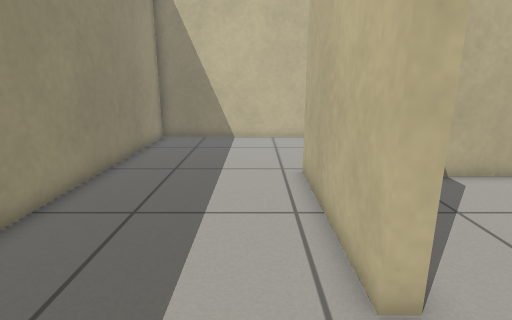
View 1 (above)

16 first-person views from a walk through a world built for the Gazebo simulator. The camera is 0.77 m above the floor, tilts 14° down and sees 80° across. The floor is counted in squares, 0.25 m on a side. Each view is taken from the middle of a square. On the plan, view 1 faces up. The plan holds only what a view shows up to about 20 squares ahead; the rest is blank.

View 2
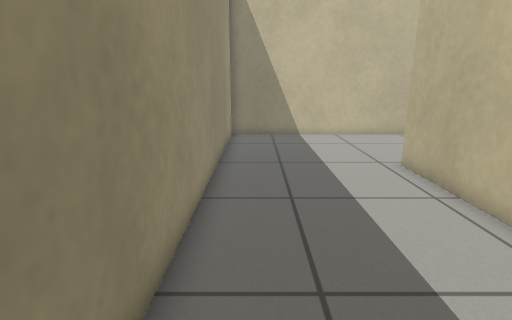

View 3
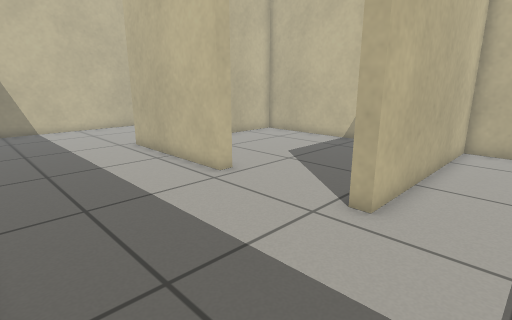

View 4
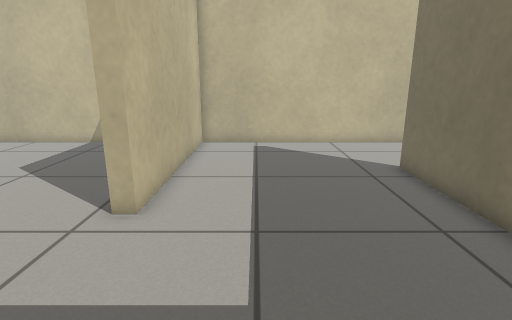

View 5
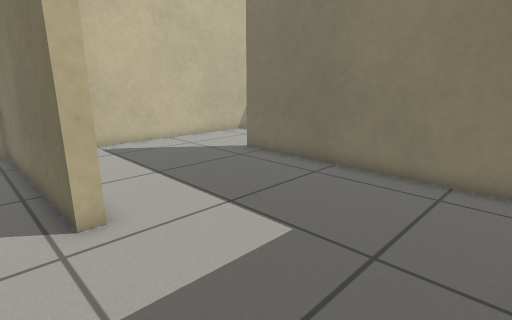

View 6
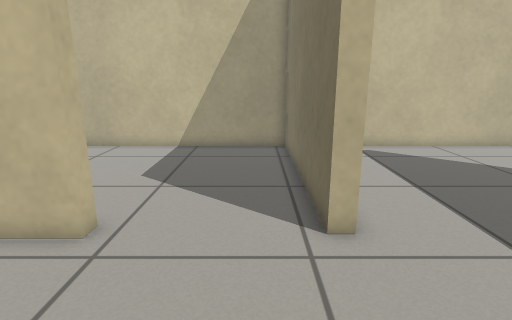

View 7
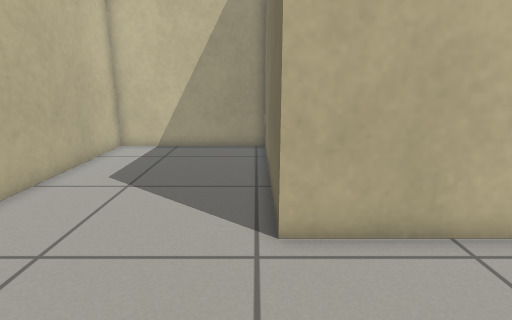

View 8
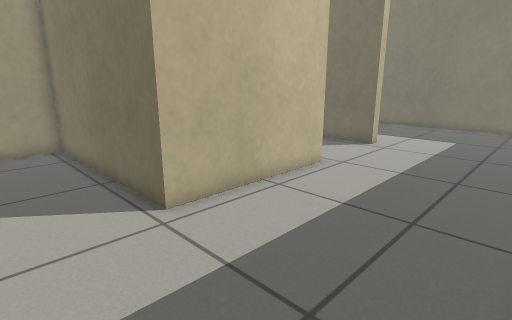

View 9
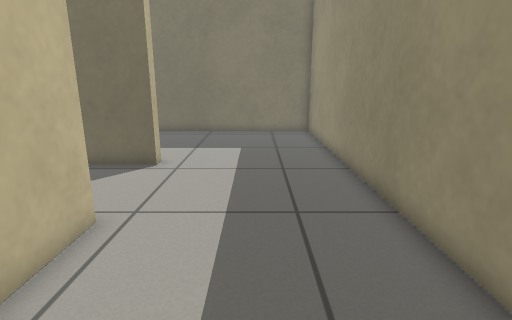

View 10
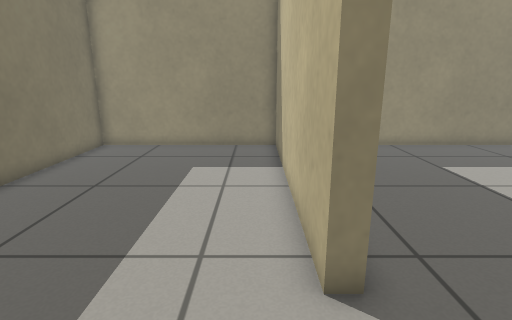

View 11
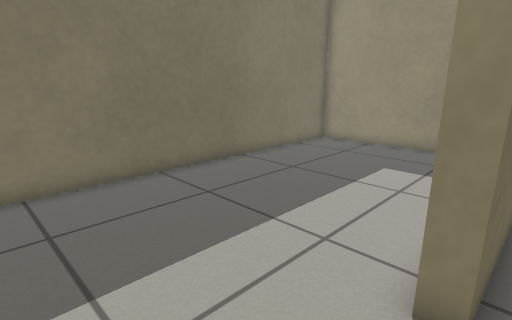

View 12
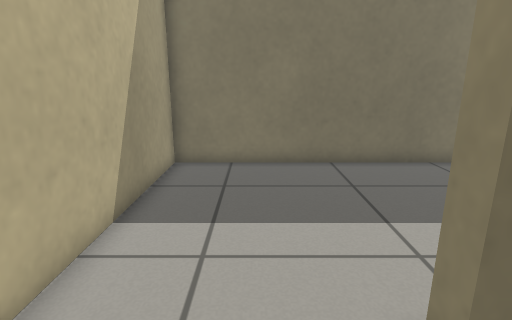

View 13
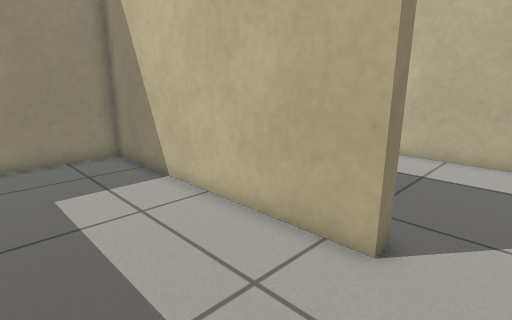

View 14
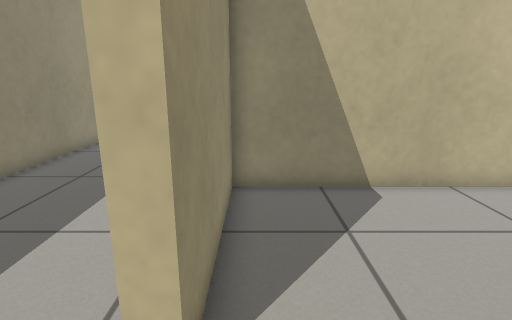

View 15
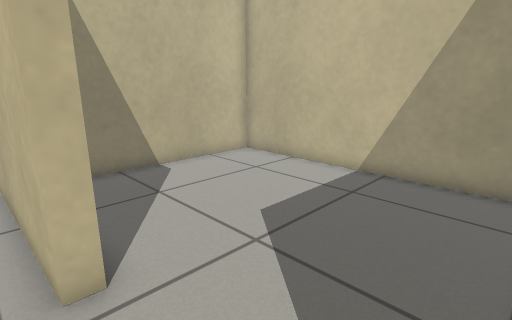

View 16
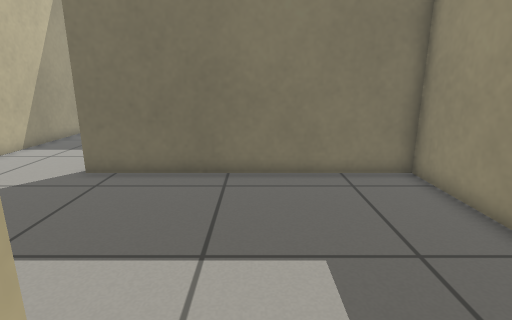

### Floor plan
Ten units are one square. View 1 is at (0, 0); x grows to the right and y downward. Boxes are objects, and circles mark ways between rooms. Rooms are numbered by the first view taken in them; rooms with no view inside come last. Other rooms are left out.
<svg viewBox="-60 -184 178 388">
<path fill="none" stroke="#000" d="M17 -35 17 -105 113 -105 113 -179 -55 -179 -55 5M-55 5 -55 104 60 104 60 110M113 115 113 21 19 21 19 15M60 110 -55 110 -55 199 113 199 113 115M19 15 113 15 113 -99 23 -99 23 -35 17 -35"/>
<circle cx="-20" cy="15" r="3" fill="#2a7"/>
<circle cx="20" cy="-15" r="3" fill="#2a7"/>
<circle cx="85" cy="105" r="3" fill="#2a7"/>
<text x="0" y="-100">1</text>
<text x="20" y="60">2</text>
<text x="20" y="150">3</text>
<text x="60" y="-40">4</text>
</svg>
Room 1 opens to room 2. Room 1 opens to room 4. Room 2 opens to room 3.

Where each view was taken, in squares from view 1:
view 1: 0 up, 0 right, facing up
view 2: 1 down, 4 left, facing up
view 3: 5 down, 5 left, facing up-right
view 4: 5 down, 5 left, facing right
view 5: 0 up, 5 left, facing down-right
view 6: 0 up, 4 left, facing right
view 7: 11 up, 4 left, facing right
view 8: 14 up, 5 left, facing down-right
view 9: 10 up, 2 left, facing down
view 10: 12 down, 10 right, facing left
view 11: 10 down, 10 right, facing down-left
view 12: 8 down, 8 right, facing down
view 13: 16 down, 8 right, facing up-left
view 14: 1 up, 3 right, facing up
view 15: 1 down, 1 right, facing up-right
view 16: 0 up, 0 right, facing down
